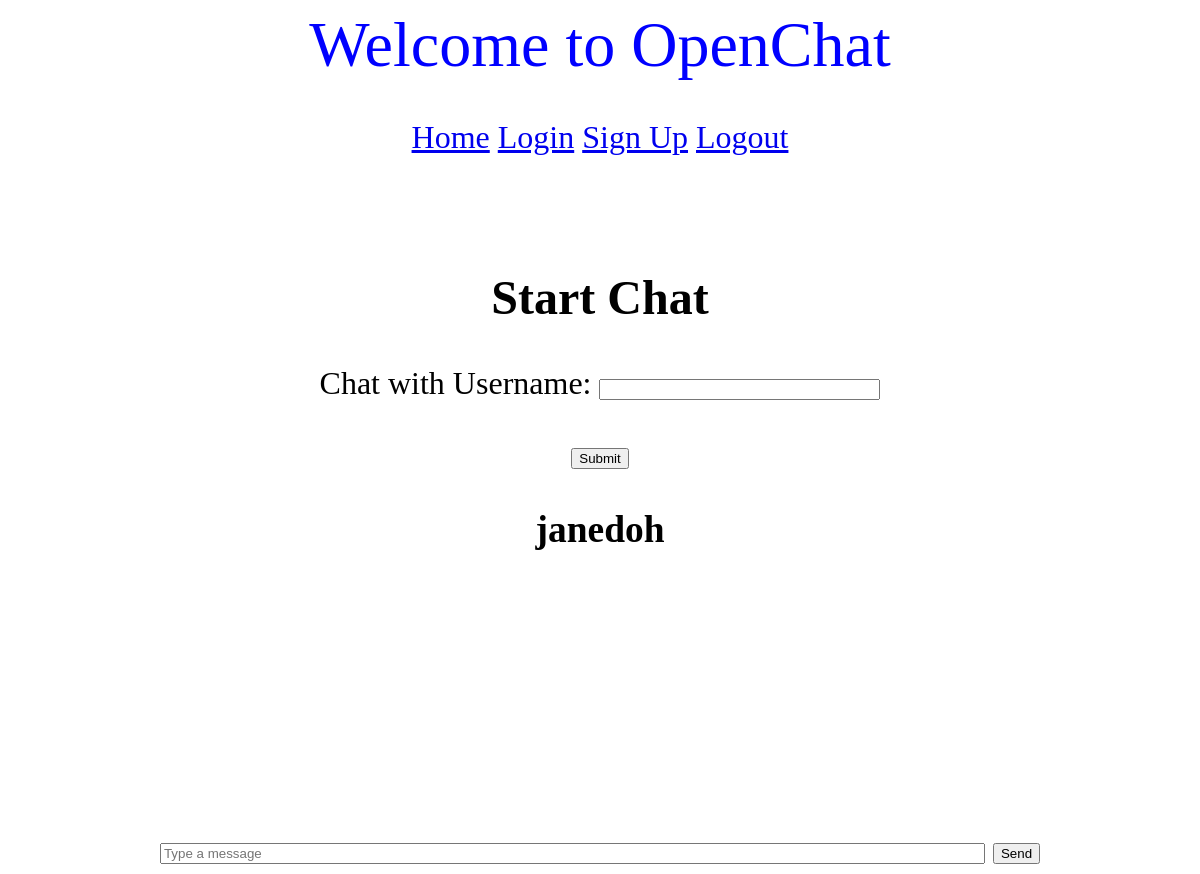
Page /1 (signed in) on the earlier database version.
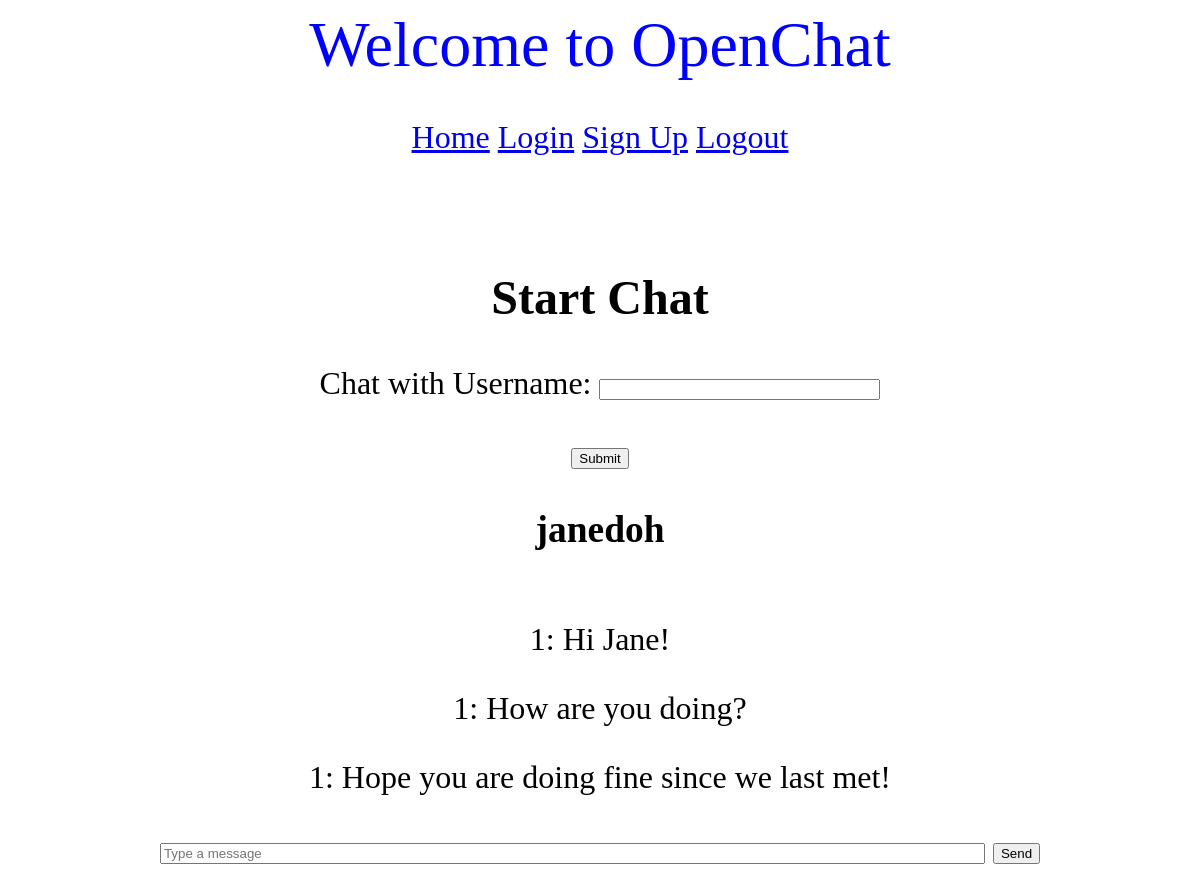
Same page on the later database version.
### models.py (models this page shows, shortened)
class Thread(db.Model):
    __tablename__ = "thread"
    id = db.Column(db.Integer, primary_key=True)
    name = db.Column(db.String(50), nullable=False)
    messages = db.relationship('Message', backref='thread', lazy=True)
    users = db.relationship('User', secondary=users, lazy='subquery',
        backref=db.backref('threads', lazy=True))

class Message(db.Model):
    __tablename__ = "message"
    id = db.Column(db.Integer, primary_key=True)
    thread_id = db.Column(db.Integer, db.ForeignKey('thread.id'))
    author_id = db.Column(db.Integer)
    message_text = db.Column(db.String(1000))
    time_stamp = db.Column(db.DateTime, index=True, default=datetime.utcnow)

### run.py (the view)
@app.route('/<int:thread_id>', methods=['GET', 'POST'])
@login_required
def chat(thread_id):
    thread = Thread.query.get(thread_id)
    logger.info('thread: %s', thread_id)
    chat_form = ChatForm()
    chatwith_form = ChatWithForm()
    if thread is None:
        flash('Error: No such user')
        return redirect(url_for('index'))
    if chat_form.validate_on_submit():
        message = Message(message_text=chat_form.message_text.data, author_id=current_user.id)
        thread.messages.append(message)
        db.session.add(thread)
        db.session.commit()
    return render_template('index.html', title='Chat', chatwith_form=chatwith_form,
                                                                chat_form=chat_form,thread=thread)

### forms.py
class ChatForm(FlaskForm):
    message_text = StringField(render_kw={"placeholder": "Type a message"}, validators=[InputRequired()])
    submit = SubmitField('Send')

class ChatWithForm(FlaskForm):
    username = StringField('Chat with Username:', validators=[InputRequired(),Length(min=5,max=20)])
    submit = SubmitField('Submit')

### models.py (called while the page is built)
@login_manager.user_loader
def load_user(id):
    return User.query.get(int(id))

### templates/index.html (shortened to what this page needs)
{% extends "base.html" %}
{% block content %}
    <h2>Start Chat</h2>
    <form action=" {{ url_for('index') }} " method="post">
        <p>
            {{ chatwith_form.username.label }}
            {{ chatwith_form.username(size=32) }} <br>
        </p>
        <p> {{ chatwith_form.submit() }} </p>
    </form>
    {% if thread.name %}
        <h3> {{ thread.name }} </h3>
        <div class="DivWithScroll">
            {% for message in thread.messages %}
                <p> {{ message.author_id }}: {{ message.message_text }} </p>
            {% endfor %}
        </div>
        <form action="" method="post">
            {{ chat_form.message_text(size=100) }}
            {{ chat_form.submit() }}
        </form>
    {% endif %}
{% endblock %}

### templates/base.html (shortened to what this page needs)
<!DOCTYPE html>
<head>
	<link rel="stylesheet" href="{{ url_for('static', filename = 'style.css') }}">
</head>
<body>
	<span class="title">
		Welcome to OpenChat
	</span>
    <br><br>
    <a href="{{ url_for('index') }}">Home</a>
    <a href="{{ url_for('login') }}">Login</a>
    <a href="{{ url_for('signup') }}">Sign Up</a>
    <a href="{{ url_for('logout') }}">Logout</a>
	<br><br><br>
	{% block content %}{% endblock %}
</body>

### static/style.css (style rules this page uses)
body { font-family: Georgia; font-size: 4vh; text-align: center; }
.title { font-size: 8vh; color: blue; }
.DivWithScroll { height:240px; overflow:scroll; overflow-x:hidden; }

Differences in the rows shown:
added Message: author_id "1", message_text "Hi Jane!"
added Message: author_id "1", message_text "How are you doing?"
added Message: author_id "1", message_text "Hope you are doing fine since we last met!"
